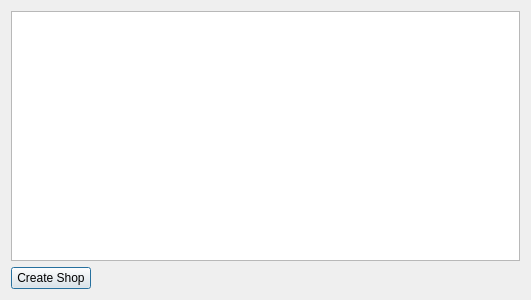
<?xml version="1.0" encoding="UTF-8"?>
<ui version="4.0">
 <class>ShopSelectionDialog</class>
 <widget class="QDialog" name="ShopSelectionDialog">
  <property name="geometry">
   <rect>
    <x>0</x>
    <y>0</y>
    <width>531</width>
    <height>300</height>
   </rect>
  </property>
  <property name="windowTitle">
   <string>Select a shop</string>
  </property>
  <property name="layoutDirection">
   <enum>Qt::LayoutDirection::LeftToRight</enum>
  </property>
  <layout class="QVBoxLayout" name="verticalLayout">
   <item>
    <layout class="QFormLayout" name="formLayout">
     <item row="0" column="0" colspan="2">
      <widget class="QTableView" name="shopsTableView"/>
     </item>
     <item row="1" column="0">
      <widget class="QPushButton" name="createShopPushButton">
       <property name="text">
        <string>Create Shop</string>
       </property>
      </widget>
     </item>
    </layout>
   </item>
  </layout>
 </widget>
 <resources/>
 <connections>
  <connection>
   <sender>shopsTableView</sender>
   <signal>doubleClicked(QModelIndex)</signal>
   <receiver>shopsTableView</receiver>
   <slot>setCurrentIndex(QModelIndex)</slot>
   <hints>
    <hint type="sourcelabel">
     <x>81</x>
     <y>169</y>
    </hint>
    <hint type="destinationlabel">
     <x>81</x>
     <y>169</y>
    </hint>
   </hints>
  </connection>
  <connection>
   <sender>shopsTableView</sender>
   <signal>doubleClicked(QModelIndex)</signal>
   <receiver>ShopSelectionDialog</receiver>
   <slot>onShopsTableViewDoubleClicked(QModelIndex)</slot>
   <hints>
    <hint type="sourcelabel">
     <x>143</x>
     <y>168</y>
    </hint>
    <hint type="destinationlabel">
     <x>237</x>
     <y>273</y>
    </hint>
   </hints>
  </connection>
 </connections>
 <slots>
  <slot>onShopsTableViewDoubleClicked(QModelIndex)</slot>
 </slots>
</ui>
